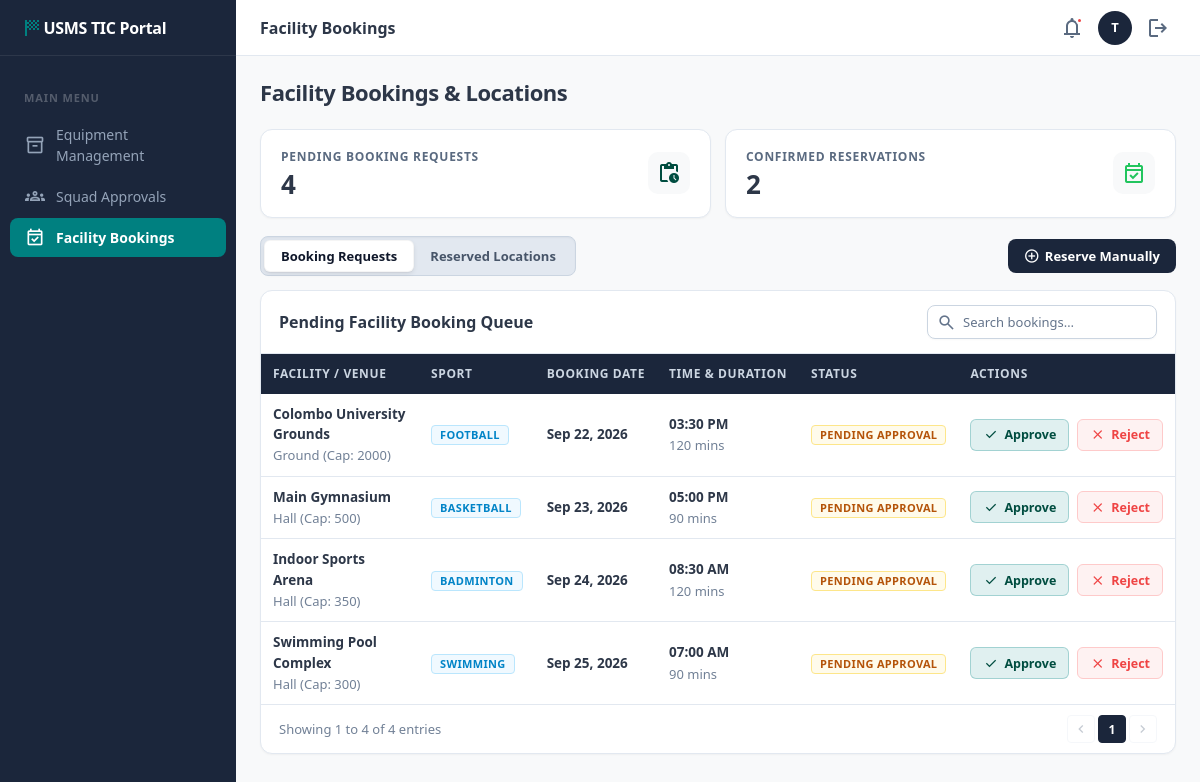
The page /views/tic_facility_booking.php (signed in) on the database its author committed.
### tables this page shows
CREATE TABLE `facility_bookings` (
  `booking_id` int(11) NOT NULL AUTO_INCREMENT,
  `facility_id` int(11) NOT NULL,
  `sport_id` int(11) NOT NULL,
  `booking_date` date NOT NULL,
  `start_time` time NOT NULL,
  `duration_minutes` int(11) NOT NULL,
  `approval_status` enum('Pending','Approved','Rejected') NOT NULL,
  PRIMARY KEY (`booking_id`),
  KEY `facility_id` (`facility_id`),
  KEY `sport_id` (`sport_id`),
  CONSTRAINT `facility_bookings_ibfk_1` FOREIGN KEY (`facility_id`) REFERENCES `facilities` (`facility_id`),
  CONSTRAINT `facility_bookings_ibfk_2` FOREIGN KEY (`sport_id`) REFERENCES `sports` (`sport_id`)
);

CREATE TABLE `facilities` (
  `facility_id` int(11) NOT NULL AUTO_INCREMENT,
  `facility_name` varchar(100) NOT NULL,
  `type` enum('Ground','Hall') NOT NULL,
  `capacity` int(11) NOT NULL,
  `available_time_windows` varchar(255) NOT NULL,
  PRIMARY KEY (`facility_id`)
);

CREATE TABLE `sports` (
  `sport_id` int(11) NOT NULL AUTO_INCREMENT,
  `sport_name` varchar(255) NOT NULL,
  PRIMARY KEY (`sport_id`),
  UNIQUE KEY `sport_name` (`sport_name`)
);

### config/db.php (called while the page is built, shortened)
<?php
class Database {
    private static $host = '127.0.0.1';
    private static $port = '3306';
    private static $db_name = 'USMS';
    private static $username = 'root';
    private static $password = '';
    private static $conn = null;
    public static function connect() {
        if (self::$conn === null) {
            $options = [
                PDO::ATTR_ERRMODE            => PDO::ERRMODE_EXCEPTION,
                PDO::ATTR_DEFAULT_FETCH_MODE => PDO::FETCH_ASSOC,
                PDO::ATTR_EMULATE_PREPARES   => false,
            ];
            try {
                $dsn = 'mysql:host=' . self::$host . ';port=' . self::$port . ';dbname=' . self::$db_name . ';charset=utf8mb4';
                self::$conn = new PDO($dsn, self::$username, self::$password, $options);
                return self::$conn;
            } catch (PDOException $tcpException) {
                $lastError = $tcpException->getMessage();
            }
            die("Database Connection Error: " . $lastError);
        }
        return self::$conn;
    }
}

### models/Facility.php (called while the page is built, shortened)
<?php
require_once __DIR__ . '/../config/db.php';
class Facility {
    private $db;
    public function __construct() {
        $this->db = Database::connect();
    }
    public function getPendingBookings() {
        $sql = "
            SELECT
                fb.booking_id,
                fb.facility_id,
                fb.sport_id,
                fb.booking_date,
                fb.start_time,
                fb.duration_minutes,
                fb.approval_status,
                f.facility_name,
                f.type AS facility_type,
                f.capacity,
                s.sport_name
            FROM facility_bookings fb
            JOIN facilities f ON fb.facility_id = f.facility_id
            JOIN sports s ON fb.sport_id = s.sport_id
            WHERE fb.approval_status = 'Pending'
            ORDER BY fb.booking_date ASC, fb.start_time ASC
        ";
        $stmt = $this->db->query($sql);
        return $stmt->fetchAll();
    }
    public function getStats() {
        $totalPending = (int) $this->db->query("SELECT COUNT(*) FROM facility_bookings WHERE approval_status = 'Pending'")->fetchColumn();
        $totalBookings = (int) $this->db->query("SELECT COUNT(*) FROM facility_bookings WHERE approval_status = 'Approved'")->fetchColumn();
        return [
            'total_pending'  => $totalPending,
            'total_bookings' => $totalBookings
        ];
    }
}
?>

### views/tic_facility_booking.php (the view, shortened to what this page needs)
<?php
require_once '../models/Facility.php';
$facilityModel      = new Facility();
$bookingRequests    = $facilityModel->getPendingBookings();
$stats              = $facilityModel->getStats();
$totalPending  = $stats['total_pending'];
$totalBookings = $stats['total_bookings'];
?>
<!DOCTYPE html>
<html lang="en">
<head>
    <link rel="stylesheet" href="../assets/css/dashboard.css">
</head>
<body class="dashboard">
<?php include 'partials/tic_sidebar.php'; ?>
<div class="main-wrapper">
    <?php include 'partials/tic_header.php'; ?>
    <div class="page-content">
        <div class="page-title-row">
            <h2 class="page-title">Facility Bookings & Locations</h2>
        </div>
        <div class="grid-2">
            <div class="stat-card">
                <div>
                    <div class="stat-label">Pending Booking Requests</div>
                    <div class="stat-value"><?= $totalPending ?></div>
                </div>
                <div class="stat-icon">
                    <span class="material-symbols-outlined">pending_actions</span>
                </div>
            </div>
            <div class="stat-card">
                <div>
                    <div class="stat-label">Confirmed Reservations</div>
                    <div class="stat-value"><?= $totalBookings ?></div>
                </div>
                <div class="stat-icon" style="color:#22C55E;">
                    <span class="material-symbols-outlined">event_available</span>
                </div>
            </div>
        </div>
        <div class="toolbar">
            <div class="tab-group">
                <button class="tab-btn active" onclick="switchTab(this,'facilityTabs','tab-booking-req')">Booking Requests</button>
                <button class="tab-btn" onclick="switchTab(this,'facilityTabs','tab-reserved')">Reserved Locations</button>
            </div>
            <button class="btn btn-primary" onclick="openModal('reserveModal')">
                <span class="material-symbols-outlined" style="font-size:16px">add_circle</span> Reserve Manually
            </button>
        </div>
        <div class="tab-content active" id="tab-booking-req" data-tab-group="facilityTabs">
            <div class="table-card">
                <div class="table-toolbar">
                    <span class="table-title">Pending Facility Booking Queue</span>
                    <div class="table-filters">
                        <div class="search-box">
                            <input type="text" class="search-input" id="searchBooking" placeholder="Search bookings…">
                        </div>
                    </div>
                </div>
                <div class="table-scroll">
                    <table class="data-table" id="bookingTable">
                        <thead>
                            <tr>
                                <th>Facility / Venue</th>
                                <th>Sport</th>
                                <th>Booking Date</th>
                                <th>Time & Duration</th>
                                <th>Status</th>
                                <th class="text-right">Actions</th>
                            </tr>
                        </thead>
                        <tbody>
                            <?php if (empty($bookingRequests)): ?>
                                <tr>
                                    <td colspan="6" style="text-align: center; color: var(--text-3); padding: 30px;">
                                        <span class="material-symbols-outlined" style="font-size: 32px; display: block; margin-bottom: 6px;">check_circle</span>
                                        No pending facility requests at this time.
                                    </td>
                                </tr>
                            <?php else: ?>
                                <?php foreach ($bookingRequests as $b): ?>
                                <tr>
                                    <td>
                                        <span class="cell-main"><?= htmlspecialchars($b['facility_name']) ?></span>
                                        <span class="cell-sub"><?= htmlspecialchars($b['facility_type']) ?> (Cap: <?= $b['capacity'] ?>)</span>
                                    </td>
                                    <td><span class="badge badge-info"><?= htmlspecialchars($b['sport_name']) ?></span></td>
                                    <td><span class="cell-main"><?= date('M d, Y', strtotime($b['booking_date'])) ?></span></td>
                                    <td>
                                        <span class="cell-main"><?= date('h:i A', strtotime($b['start_time'])) ?></span>
                                        <span class="cell-sub"><?= $b['duration_minutes'] ?> mins</span>
                                    </td>
                                    <td><span class="badge badge-warn">Pending Approval</span></td>
                                    <td>
                                        <div class="cell-actions">
                                            <form action="../controllers/TicController.php?action=approve_booking" method="POST" style="display:inline;">
                                                <button type="submit" class="btn btn-success btn-sm" onclick="return USMS.confirmForm(event, this, 'Approve this facility booking?')">
                                                    <span class="material-symbols-outlined" style="font-size:15px;">check</span> Approve
                                                </button>
                                            </form>
                                            <form action="../controllers/TicController.php?action=reject_booking" method="POST" style="display:inline;">
                                                <button type="submit" class="btn btn-danger btn-sm" onclick="return USMS.confirmForm(event, this, 'Reject this facility booking request?')">
                                                    <span class="material-symbols-outlined" style="font-size:15px;">close</span> Reject
                                                </button>
                                            </form>
                                        </div>
                                    </td>
                                </tr>
                                <?php endforeach; ?>
                            <?php endif; ?>
                        </tbody>
                    </table>
                </div>
                <div class="pagination">
                    <span>Showing <?= count($bookingRequests) ?> of <?= $totalPending ?> requests</span>
                    <div class="page-btns">
                    </div>
                </div>
            </div>
        </div>
    </div>
</div>
</body>
</html>

### rows shown on the page
facility_bookings: facility.facility_name "Colombo University Grounds", facility.type "Ground", facility.capacity "2000", sport.sport_name "FOOTBALL", booking_date "Sep 22, 2026", start_time "03:30 PM", duration_minutes "120"
facility_bookings: facility.facility_name "Main Gymnasium", facility.type "Hall", facility.capacity "500", sport.sport_name "BASKETBALL", booking_date "Sep 23, 2026", start_time "05:00 PM", duration_minutes "90"
facility_bookings: facility.facility_name "Indoor Sports Arena", facility.type "Hall", facility.capacity "350", sport.sport_name "BADMINTON", booking_date "Sep 24, 2026", start_time "08:30 AM", duration_minutes "120"
facility_bookings: facility.facility_name "Swimming Pool Complex", facility.type "Hall", facility.capacity "300", sport.sport_name "SWIMMING", booking_date "Sep 25, 2026", start_time "07:00 AM", duration_minutes "90"

### other values the page prints
$pageTitle "Facility Bookings"
substr($headerUsername, 0, 1) "T"
$totalPending "4"
$totalBookings "2"
